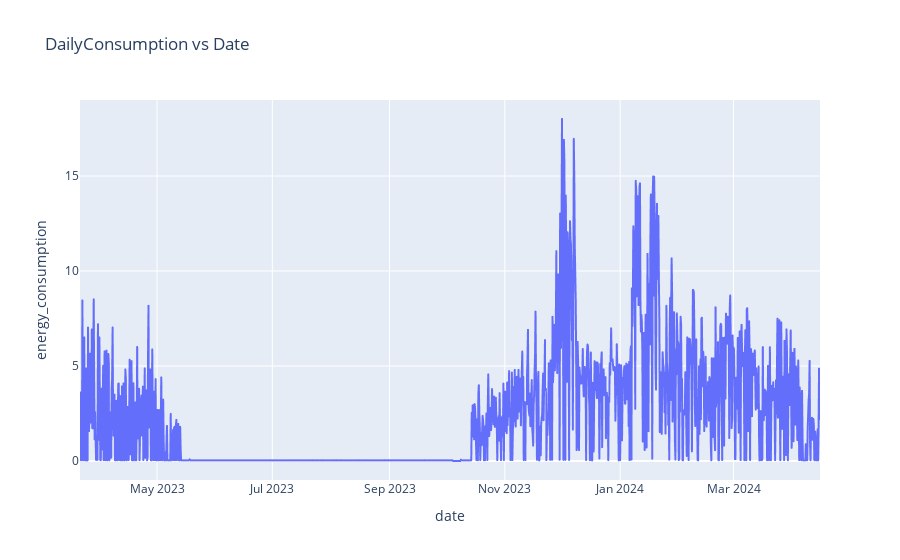

Notebook cell for this chart:
### Code cell
import plotly.express as px
fig = px.line(df, x='date', y='energy_consumption', title='DailyConsumption vs Date')
fig.show()

### Figure 1 — Plotly figure (JSON) as saved in the notebook; plotly's stock layout.template omitted (floating-point values rounded to 4 significant figures; data arrays with more than 128 entries replaced by an {"elided": "..."} marker saying what was removed)
{"data": [{"hovertemplate": "date=%{x}<br>energy_consumption=%{y}<extra></extra>", "legendgroup": "", "line": {"color": "#636efa", "dash": "solid"}, "marker": {"symbol": "circle"}, "mode": "lines", "name": "", "showlegend": false, "type": "scattergl", "x": {"elided": "1567 str values"}, "xaxis": "x", "y": {"elided": "1567 float values"}, "yaxis": "y"}], "layout": {"legend": {"tracegroupgap": 0}, "title": {"text": "DailyConsumption vs Date"}, "xaxis": {"anchor": "y", "domain": [0, 1], "title": {"text": "date"}}, "yaxis": {"anchor": "x", "domain": [0, 1], "title": {"text": "energy_consumption"}}}}
